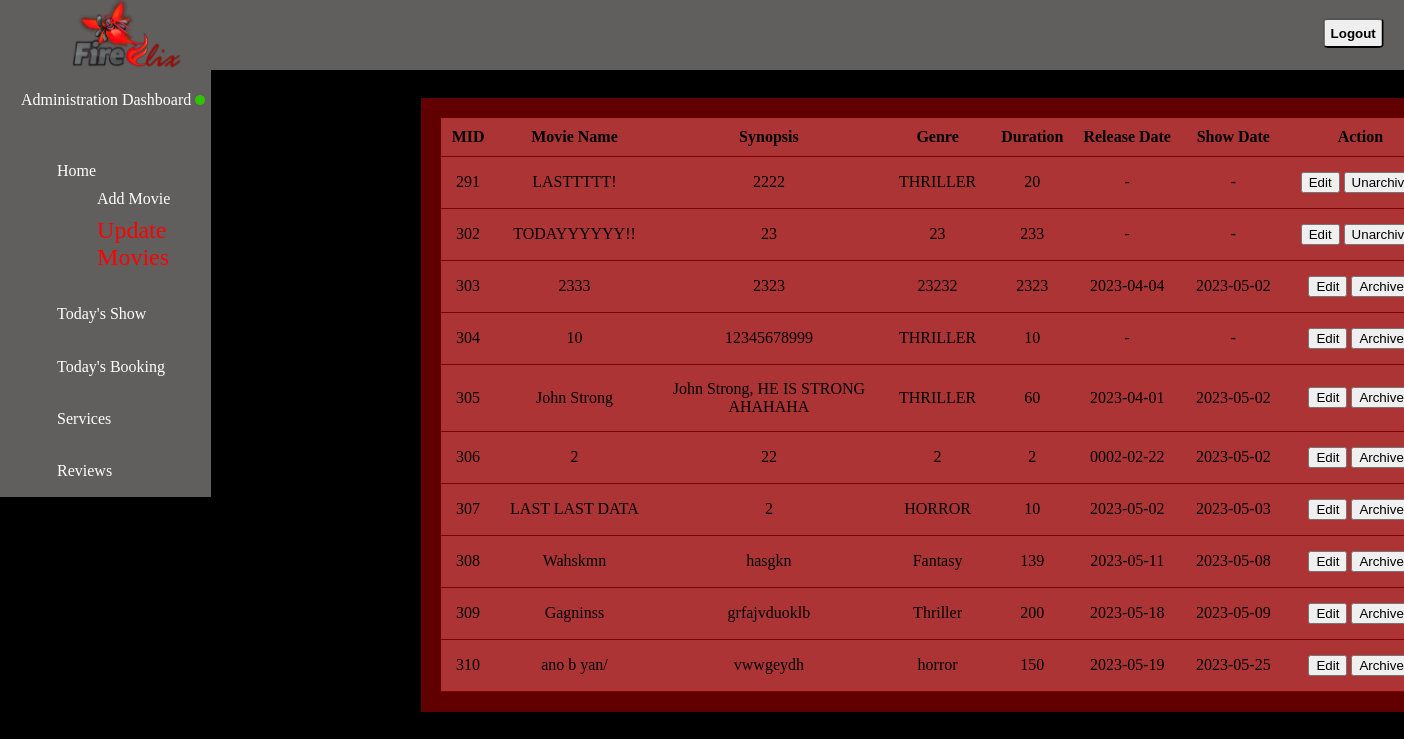
/DUMP/updatemovies.php (signed in), run on the app's committed database.
### tables this page shows
CREATE TABLE `movies` (
  `MID` int(11) NOT NULL,
  `movie_name` varchar(50) NOT NULL,
  `synopsis` varchar(300) NOT NULL,
  `running_time` int(100) NOT NULL,
  `price` float NOT NULL,
  `discount` int(11) NOT NULL,
  `poster` varchar(255) NOT NULL,
  `archived_at` timestamp NULL DEFAULT NULL,
  `genre` varchar(50) NOT NULL,
  `trailer` varchar(100) NOT NULL,
  `releasedate` date NOT NULL,
  `screen` varchar(10) NOT NULL DEFAULT 'IMAX',
  `showdate` date NOT NULL
);

### DUMP/updatemovies.php (the view, shortened to what this page needs)
<?php
include 'adminSystem.php';
class Movie {
    public static function getAllMovies() {
        global $connection;
        $sql = "SELECT * FROM movies";
        $result = $connection->query($sql);
        if ($result->num_rows > 0) {
            $movies = array();
            while ($row = $result->fetch_assoc()) {
                $movie = new Movie();
                $movie->MID = $row['MID'];
                $movie->movie_name = $row['movie_name'];
                $movie->synopsis = $row['synopsis'];
                $movie->running_time = $row['running_time'];
                $movie->price = $row['price'];
                $movie->discount = $row['discount'];
                $movie->poster = $row['poster'];
                $movie->archived_at = $row['archived_at'];
                $movie->genre = $row['genre'];
                $movie->trailer = $row['trailer'];
                $movie->releasedate = $row['releasedate'];
                $movie->screen = $row['screen'];
                $movie->showdate = $row['showdate'];
                $movies[] = $movie;
            }
            return $movies;
        } else {
            return array();
        }
    }
}
$movies = Movie::getAllMovies();
?>
<!DOCTYPE html>
<html lang="en">
<head>
  <link rel="stylesheet" type="text/css" href="style2.css">
  <link href="https://unpkg.com/aos@2.3.1/dist/aos.css" rel="stylesheet">
</head>
<body>
  <main>
  <header class="head">
    <div class="logo">
        <img src="img/FireFlix Logo (No Background).png" alt="logo">
    </div>
    <ul id="menu">
            <li class="items">
                <form method="post">
                    <button class="lg" type="submit" name="logout" value="Logout">Logout</button>
                </form>
            </li>
        </ul>
    </header>
    <aside class="dashboard">
      <div class="profile">
        <p>Administration Dashboard <img src="img/activestatus.png" alt="active status"></p>
      </div>
      <br><br>
      <div>
        <ul class="options">
        <li class="choice"><a href="dashboard.php">Home</a>
              <ul>
              <li class="nestedchoice" ><a href="addmovies.php"> Add Movie</a></li>
              <li class="nestedchoice" ><a href="updatemovies.php">Update Movies</a></li>
              </ul>
          </li>
          <li class="choice"><a href="todayshow.php">Today's Show</a></li>
          <li class="choice"><a href="todaybooking.php">Today's Booking</a></li>
          <li class="choice"><a href="services.php">Services</a></li>
          <li class="choice"><a href="reviews.php">Reviews</a></li>
        </ul>
      </div>
    </aside>
    <article class="content">
        <div class="display">
            <table class="viewtable" >
            <thead>
                <tr>
                    <th>MID</th>
                    <th>Movie Name</th>
                    <th>Synopsis</th>
                    <th>Genre</th>
                    <th>Duration</th>
                    <th>Release Date</th>
                    <th>Show Date</th>
                    <th>Action</th>
                </tr>
            </thead>
            <tbody class="action">
                <?php foreach ($movies as $movie): ?>
                <tr class="movies">
                    <td><?php echo $movie->MID; ?></td>
                    <td><?php echo $movie->movie_name; ?></td>
                    <td class="long-text"><?php echo $movie->synopsis; ?></td>
                    <td><?php echo $movie->genre; ?></td>
                    <td><?php echo $movie->running_time; ?></td>
                    <td><?php
                            if ($movie->archived_at!== NULL ) {
                              echo "-";
                            }elseif($movie->releasedate=== '0000-00-00'){
                              echo "-";
                            }else {
                              echo $movie->releasedate;
                            }
                        ?>
                    </td>
                    <td><?php
                          if ($movie->archived_at!== NULL ) {
                            echo "-";
                          }elseif($movie->showdate=== '0000-00-00'){
                            echo "-";
                          }else {
                            echo $movie->showdate;
                          }
                        ?>
                    </td>
                    <td >
                    <form method="post" action="">
                        <input class="archive_btn" type="submit" name="update" value="Edit">
                        <?php
                          if ($movie->archived_at=== NULL) {
                          echo '<input class="archive_btn" type="submit" name="archived_at" value="Archive">';
                          }else{
                          echo '<input class="archive_btn" type="submit" name="unarchive" value="Unarchive">';
                          }
                        ?>
                    </form>
                    </td>
                </tr>
                <?php endforeach; ?>
            </tbody>
            </table>
        </div>
    </article>
  </main>
</body>
</html>

### DUMP/style2.css (style rules this page uses)
* { margin: auto; padding: auto; }
body { background: #000000;; }
header { height: 70px; width: 100%; background-color: #615e5e; grid-row: 1/-1; display: flex; text-align: right; }
.logo { position: sticky; height: 100%; display: flex; align-items: center; margin-left: 70px; }
.logo img { max-height: 100%; object-fit: contain; align-self: flex-start; }
#menu { position: absolute; right: 0; display: flex; transform: translateY(60% ) translateX(-20%); }
.items { list-style: none; }
.items .lg { text-decoration: none; color: #000000; border-radius: 10%; height: 30px; font-weight: bold; }
aside { position: absolute; width: 15%; background-color: #615e5e; overflow: hidden; overflow: auto; }
div p { color: #FFFFFF; margin-left: 10%; margin-top: 10%; }
div p img { width: 10px; height: 10px; }
.choice { list-style-type: none; padding: 10%; }
.choice a { color: #FFFFFF; text-decoration: none; font-weight: lighter; }
.nestedchoice { margin-top: 10%; margin-bottom: 0; list-style-type: none; }
.content { margin: 2% 30% ; width: max-content; }
.display { width: 100%; background-color: #600000; padding: 2%; }
.display table { background-color: rgb(173, 52, 52); border-collapse: collapse; overflow: auto; text-align: center; }
table tr { overflow: hidden; }
table thead tr th { border-bottom: 1px solid #840000; padding: 10px; }
.movies { border-right: 1px solid #840000; border-bottom: 1px solid #840000; }
table td { padding: 15px; }
.long-text { max-width: 200px; overflow: auto; word-wrap: break-word; }
.archive_btn { border-radius: 5; }

### data on the page
movies: MID "291", movie_name "LASTTTTT!", synopsis "2222", genre "THRILLER", running_time "20"
movies: MID "302", movie_name "TODAYYYYYY!!", synopsis "23", genre "23", running_time "233"
movies: MID "303", movie_name "2333", synopsis "2323", genre "23232", running_time "2323", releasedate "2023-04-04", showdate "2023-05-02"
movies: MID "304", movie_name "10", synopsis "12345678999", genre "THRILLER", running_time "10"
movies: MID "305", movie_name "John Strong", synopsis "John Strong, HE IS STRONG AHAHAHA", genre "THRILLER", running_time "60", releasedate "2023-04-01", showdate "2023-05-02"
movies: MID "306", movie_name "2", synopsis "22", genre "2", running_time "2", releasedate "0002-02-22", showdate "2023-05-02"
movies: MID "307", movie_name "LAST LAST DATA", synopsis "2", genre "HORROR", running_time "10", releasedate "2023-05-02", showdate "2023-05-03"
movies: MID "308", movie_name "Wahskmn", synopsis "hasgkn", genre "Fantasy", running_time "139", releasedate "2023-05-11", showdate "2023-05-08"
movies: MID "309", movie_name "Gagninss", synopsis "grfajvduoklb", genre "Thriller", running_time "200", releasedate "2023-05-18", showdate "2023-05-09"
movies: MID "310", movie_name "ano b yan/", synopsis "vwwgeydh", genre "horror", running_time "150", releasedate "2023-05-19", showdate "2023-05-25"
